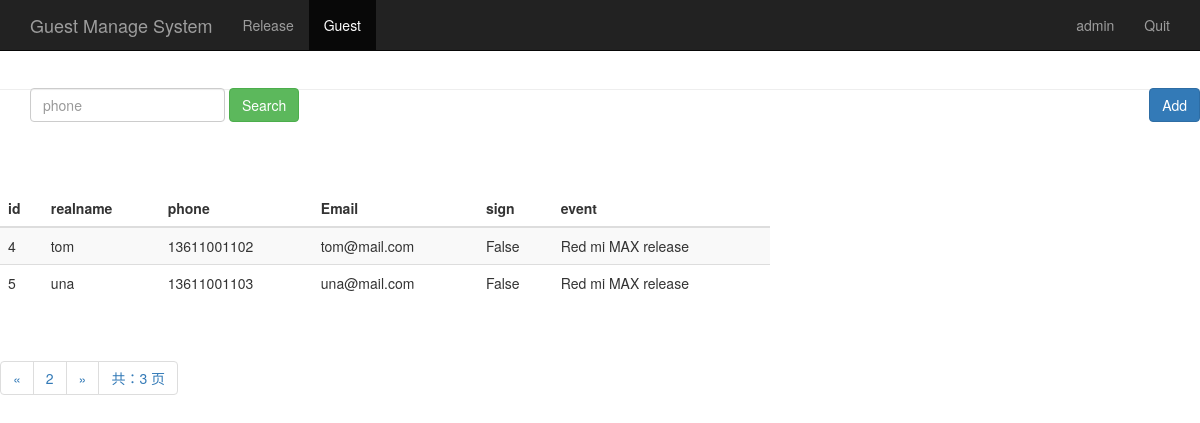
The page /guest_manage/?page=2 (signed in) on the database its author committed.
### sign/models.py (models this page shows, shortened)
class Guest(models.Model):
    event = models.ForeignKey(Event,on_delete=models.CASCADE,)
    realname = models.CharField(max_length=64)
    phone = models.CharField(max_length=16)
    email = models.EmailField()
    sign = models.BooleanField()
    create_time = models.DateTimeField(auto_now=True)
    class Meta:
        unique_together = ("event", "phone")

class Event(models.Model):
    name = models.CharField(max_length=100)
    limit = models.IntegerField()
    status = models.BooleanField()
    address = models.CharField(max_length=200)
    start_time = models.DateTimeField('events time')
    create_time = models.DateTimeField(auto_now = True)
    def __str__(self):
        return self.name

### sign/views.py (the view)
# urls.py: path('guest_manage/', views.guest_manage),
@login_required
def guest_manage(request):
    username = request.session.get('user', '')
    guest_list = Guest.objects.all()
    paginator = Paginator(guest_list, 2)
    page = request.GET.get('page')
    try:
        contacts = paginator.page(page)
    except PageNotAnInteger:
        contacts = paginator.page(1)
    except EmptyPage:
        contacts = paginator.page(paginator.num_pages)
    return render(request, "guest_manage.html", {"user": username,
                                                 "guests": contacts})

### sign/templates/guest_manage.html (shortened to what this page needs)
<!DOCTYPE HTML PUBLIC "-//W3C//DTD HTML 4.01 Transitional//EN"
        "http://www.w3.org/TR/html4/loose.dtd">
<html>
<head>
    {% load bootstrap3 %}
    {% bootstrap_css %}
</head>
<body>
      <nav class="navbar navbar-inverse navbar-fixed-top">
        <div class="container">
          <div class="navbar-header">
            <a class="navbar-brand" href="/guest_manage/">Guest Manage System</a>
          </div>
          <div id="navbar" class="collapse navbar-collapse">
            <ul class="nav navbar-nav">
              <li><a href="/event_manage/">Release</a></li>
              <li class="active"><a href="#about">Guest</a></li>
            </ul>
            <ul class="nav navbar-nav navbar-right">
             <li><a href="#">{{user}}</a></li>
             <li><a href="/logout/">Quit</a></li>
           </ul>
          </div>
        </div>
      </nav>
        <div class="page-header" style="margin-top: 80px;">
          <div id="navbar" class="navbar-collapse collapse" style="float:left;">
            <form class="navbar-form" method="get" action="/search_phone/">
              <div class="form-group">
                <input name="phone" type="text" placeholder="phone" class="form-control">
              </div>
              <button type="submit" class="btn btn-success">Search</button>
            </form>
          </div>
          <div style="float:right;">
            <button type="submit" class="btn btn-primary" onclick="window.location.href='/add_guest/'" style="margin-top: 8px;">Add</button>
          </div>
        </div>
        <div class="row" style="padding-top: 80px">
          <div class="col-md-6" style="width: 800px;">
            <table class="table table-striped">
              <thead>
                <tr>
                  <th>id</th>
                  <th>realname</th>
                  <th>phone</th>
                  <th>Email</th>
                  <th>sign</th>
                  <th>event</th>
                </tr>
              </thead>
              <tbody>
                {% for guest in guests %}
                  <tr>
                    <td>{{ guest.id }}</td>
                    <td>{{ guest.realname }}</td>
                    <td>{{ guest.phone }}</td>
                    <td>{{ guest.email }}</td>
                    <td>{{ guest.sign }}</td>
                    <td>{{ guest.event }}</td>
                  </tr>
               {% endfor %}
              </tbody>
            </table>
          </div>
        </div>
      <div class="pagination">
        <span class="step-links">
          <ul class="pagination">
            {% if guests.has_previous %}
              <li><a href="?phone={{ phone }}&page={{ guests.previous_page_number }}">&laquo;</a></li>
            {% endif %}
             <li><a href="#">{{ guests.number }}</a></li>
            {% if guests.has_next %}
              {% if phone %}
                <li><a href="?phone={{ phone }}&page={{ guests.next_page_number }}">&raquo;</a></li>
              {% else %}
               <li><a href="?page={{ guests.next_page_number }}">&raquo;</a></li>
              {% endif %}
            {% endif %}
            <li><a href="#">共：{{ guests.paginator.num_pages }} 页</a></li>
          </ul>
        </span>
      </div>
</body>
</html>

### rows shown on the page
Guest: id "4", realname "tom", phone "13611001102", email "tom@mail.com", sign "False", event "Red mi MAX release"
Guest: id "5", realname "una", phone "13611001103", email "una@mail.com", sign "False", event "Red mi MAX release"

### other values the page prints
{{ user }} "admin"
{{ guests.number }} "2"
{{ guests.paginator.num_pages }} "3"
